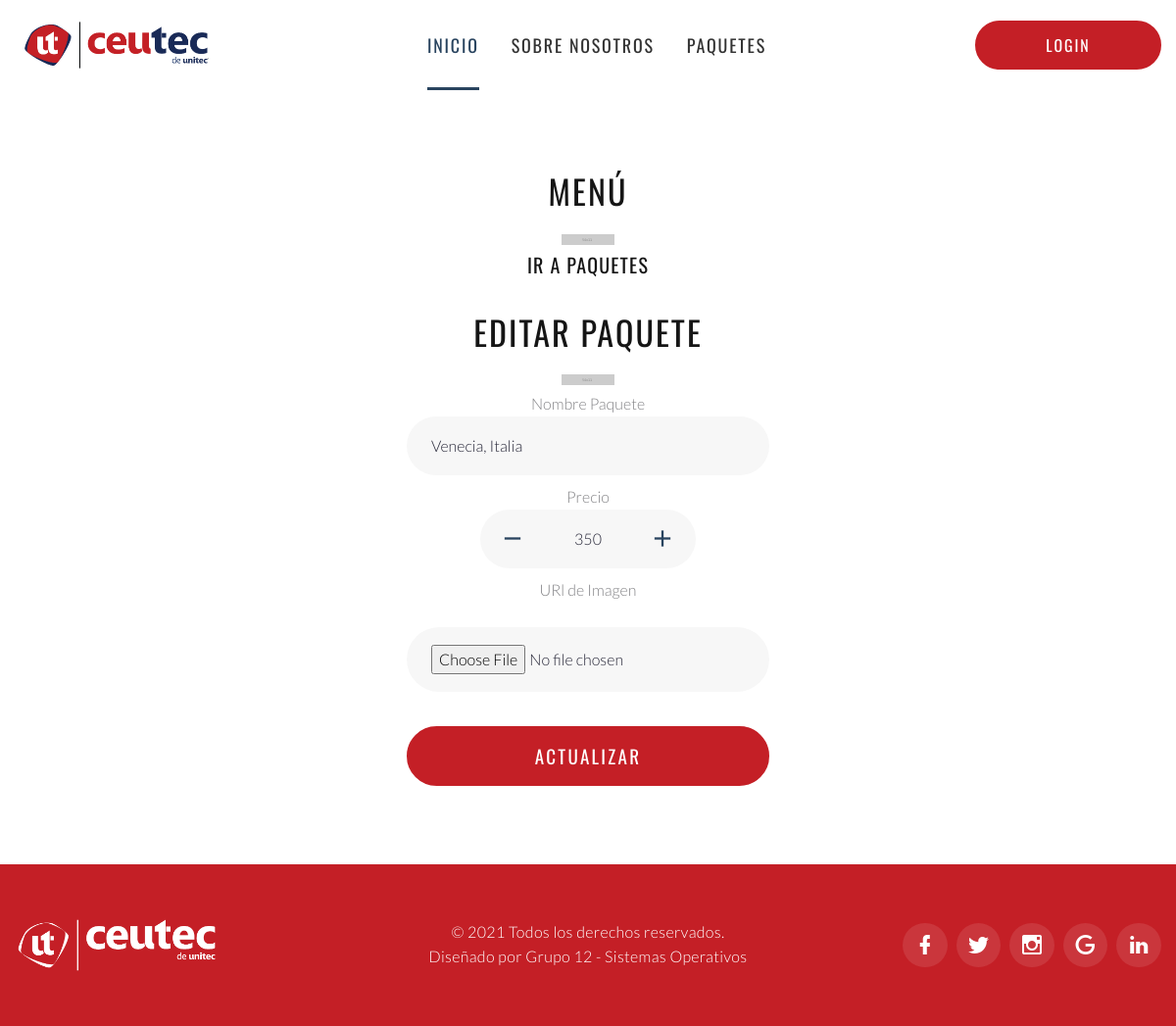
Page /editar-paquete.php?id=2&editar=true on the earlier database version.
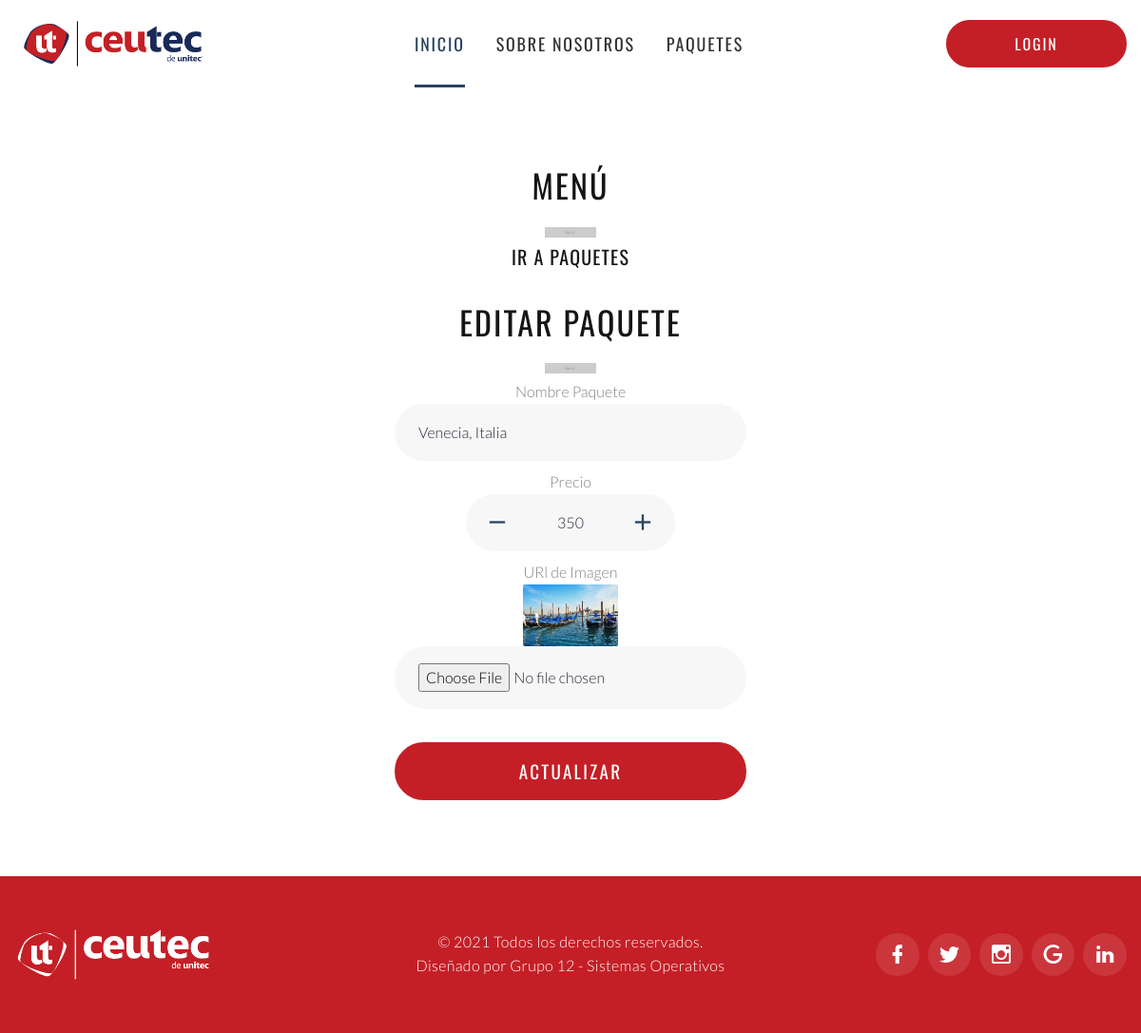
Same page on the later database version.
### tables this page shows
CREATE TABLE `paquetes` (
  `id` int(2) NOT NULL,
  `nombre_paquete` varchar(250) NOT NULL,
  `precio` smallint(6) NOT NULL DEFAULT 0,
  `url_img` varchar(100) NOT NULL
);

### editar-paquete.php (the view, shortened to what this page needs)
<?php
include 'includes/template/header.php';
include 'includes/conexion.php';
$id_paquetes = $_GET['id'];
?>
<section class="section section-lg text-center novi-background bg-cover" style="padding-bottom:0">
	<div class="container container-wide">
		<h3>Menú</h3>
		<div class="divider divider-decorate"></div>
		<br>
		<div class="opciones">
			<a href="paquetes.php">
				<h3 style="font-size:20px"><span class="iconify" data-icon="akar-icons:arrow-right"></span>Ir a Paquetes</h3>
			</a>
		</div>
	</div>
</section>
<section class="section section-lg text-center novi-background bg-cover" style="padding-top:0">
	<div class="container container-wide">
		<h3>Editar Paquete</h3>
		<div class="divider divider-decorate"></div>
		<div class="d-flex justify-content-center">
			<div style="width: 400px;">
				<?php
				$consulta = $grupo12->query("SELECT * FROM paquetes where id = $id_paquetes");
				if ($consulta->num_rows > 0) {
					$fila = $consulta->fetch_assoc();
					$nombre = $fila['nombre_paquete'];
					$precio = $fila['precio'];
					$id = $fila['id'];
					$imagen = $fila['url_img'];
				}
				?>
				<form action="includes/actualizar.php?id=<?php echo $id; ?>" method="post" enctype="multipart/form-data">
					<div class="col-sm-12" style="margin-bottom:10px">
						<div class="form-wrap form-wrap-validation">
							<label for="form-1-name">Nombre Paquete</label>
							<input class="form-input form-control-has-validation form-control-last-child" type="text" name="nombre" id="nombre" placeholder="Nombre paquete" value="<?php echo $nombre; ?>">
						</div>
					</div>
					<div class="col-sm-12" style="margin-bottom:10px">
						<div class="form-wrap form-wrap-validation">
							<label for="form-1-name">Precio</label><br>
							<input class="form-input form-control-has-validation form-control-last-child" type="number" name="precio" id="precio" placeholder="$00.00" value="<?php echo $precio; ?>">
						</div>
					</div>
					<div class="col-sm-12" style="margin-bottom:10px">
						<div class="form-wrap form-wrap-validation">
							<label for="Imagen">URl de Imagen</label><br>
							<img src='<?php echo $imagen; ?>' alt='' width='100px'>
							<input class="form-input form-control-has-validation form-control-last-child" name="imagen" id="imagen" type="file" required/>
						</div>
					</div>
					<div class="col-sm-12">
						<div class="form-button">
							<input class="button button-block button-secondary" type="submit" value="Actualizar">
						</div>
					</div>
				</form>
			</div>
		</div>
	</div>
</section>
<?php
include 'includes/template/footer.php';
?>

Differences in the rows shown:
changed paquetes "Venecia, Italia": url_img: picture added
